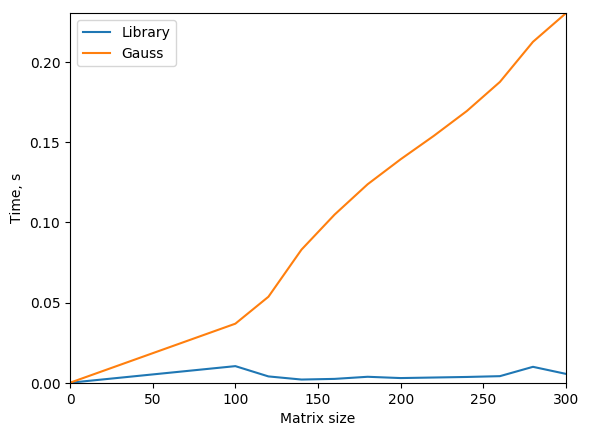

This chart was generated by the following Python code:
import numpy as np
import scipy.linalg as lg
import matplotlib.pyplot as plt
import time
import numpy.random as nr

def mx_create(size):
	f = nr.rand(size)
	Mx = nr.rand(size, size)
	for i in range(size):
		Sum = 0
		for j in range(size):
			Sum = Sum + abs(Mx[i][j])
		Mx[i][i] = Sum
	return Mx, f
	
def direct(Mx, f, size):
    for k in range(size):
        t = Mx[k][k]
        Mx[k] = Mx[k] / t
        f[k] = f[k] / t
        for i in range(k + 1, size):
            Mx[i] = Mx[i] - Mx[k] * Mx[i][k]
            f[i] = f[i] - f[k] * Mx[i][k]
            Mx[i][k] = 0
    return Mx, f
    
def reverse(Mx, f, size):
    x = [0] * size
    for i in range(size - 1, -1, -1):
        x[i] = f[i]
        for j in range(i + 1, size):
            x[i] = x[i] - Mx[i][j] * x[j]
    return np.array(x)

l = list(range(100, 301, 20))
lib, gauss = [0], [0]
for size in l:
	Mx, f = mx_create(size)
	
	t0 = time.time()
	x1 = lg.solve(Mx,f)
	t1 = time.time() - t0
	
	t0 = time.time()
	Mx, f = direct(Mx, f, size)
	x2 = reverse(Mx, f, size)
	t2 = time.time() - t0
	
	lib.append(t1)
	gauss.append(t2)
	print('Mx size:',size, '\tlib: ',round(t1,3),'s', 'usr: ',round(t2,3),'s')

x = [0] + l
plt.plot(x, lib, label = "Library")
plt.plot(x, gauss, label = "Gauss")
plt.legend(loc = "upper left")
plt.xlabel("Matrix size")
plt.ylabel("Time, s")
plt.axis([0, l[-1], 0, gauss[-1]])
plt.savefig('gauss.png', bbox_inches='tight')
plt.show()
